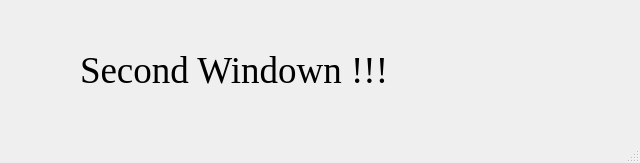
<?xml version="1.0" encoding="UTF-8"?>
<ui version="4.0">
 <class>SecondWindow</class>
 <widget class="QMainWindow" name="SecondWindow">
  <property name="geometry">
   <rect>
    <x>0</x>
    <y>0</y>
    <width>640</width>
    <height>163</height>
   </rect>
  </property>
  <property name="windowTitle">
   <string>MainWindow</string>
  </property>
  <widget class="QWidget" name="centralwidget">
   <widget class="QLabel" name="label">
    <property name="geometry">
     <rect>
      <x>80</x>
      <y>40</y>
      <width>471</width>
      <height>61</height>
     </rect>
    </property>
    <property name="font">
     <font>
      <family>Times New Roman</family>
      <pointsize>28</pointsize>
     </font>
    </property>
    <property name="text">
     <string>Second Windown !!!</string>
    </property>
   </widget>
  </widget>
  <widget class="QMenuBar" name="menubar">
   <property name="geometry">
    <rect>
     <x>0</x>
     <y>0</y>
     <width>640</width>
     <height>26</height>
    </rect>
   </property>
  </widget>
  <widget class="QStatusBar" name="statusbar"/>
 </widget>
 <resources/>
 <connections/>
</ui>
